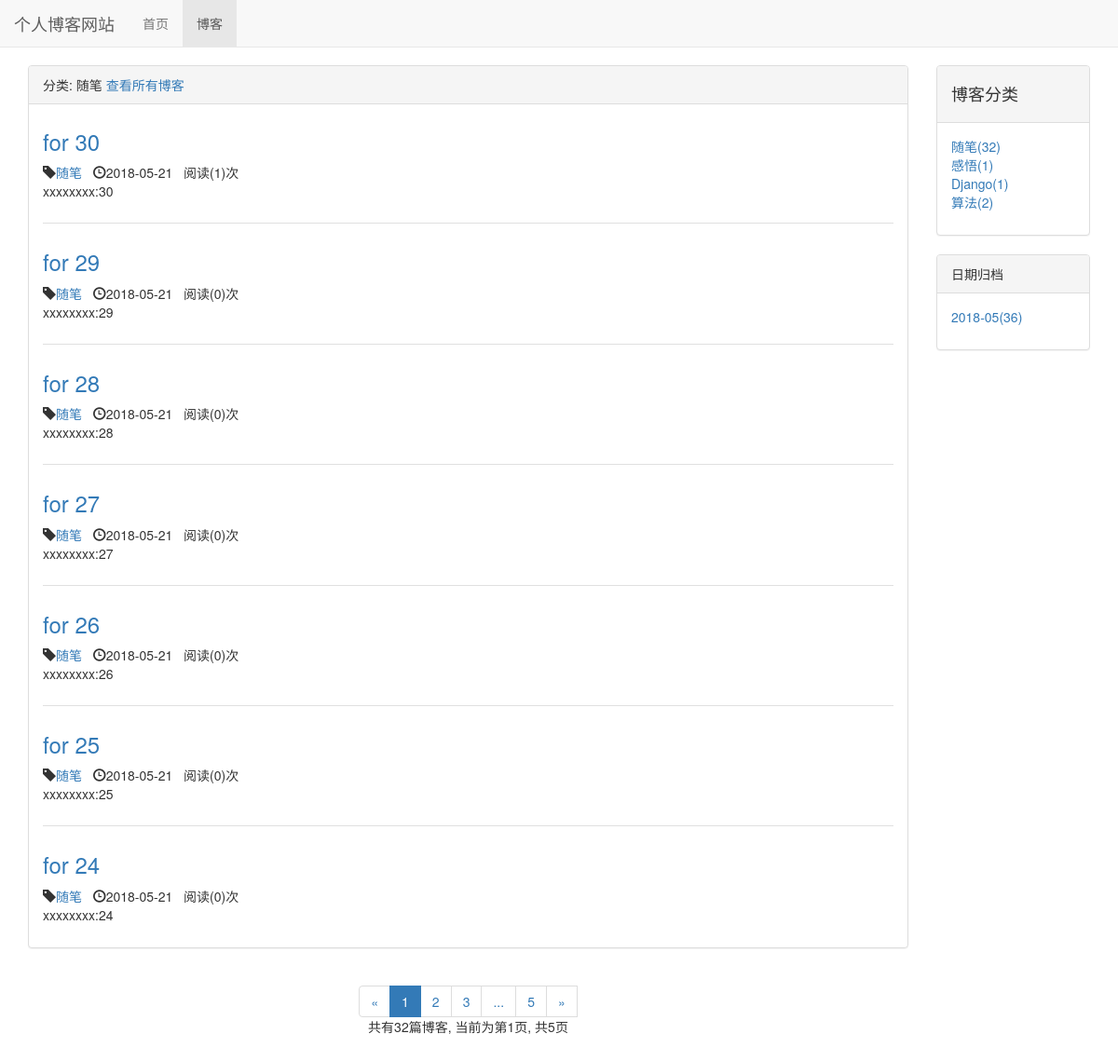
The page /blog/type/1 on the database as committed earlier.
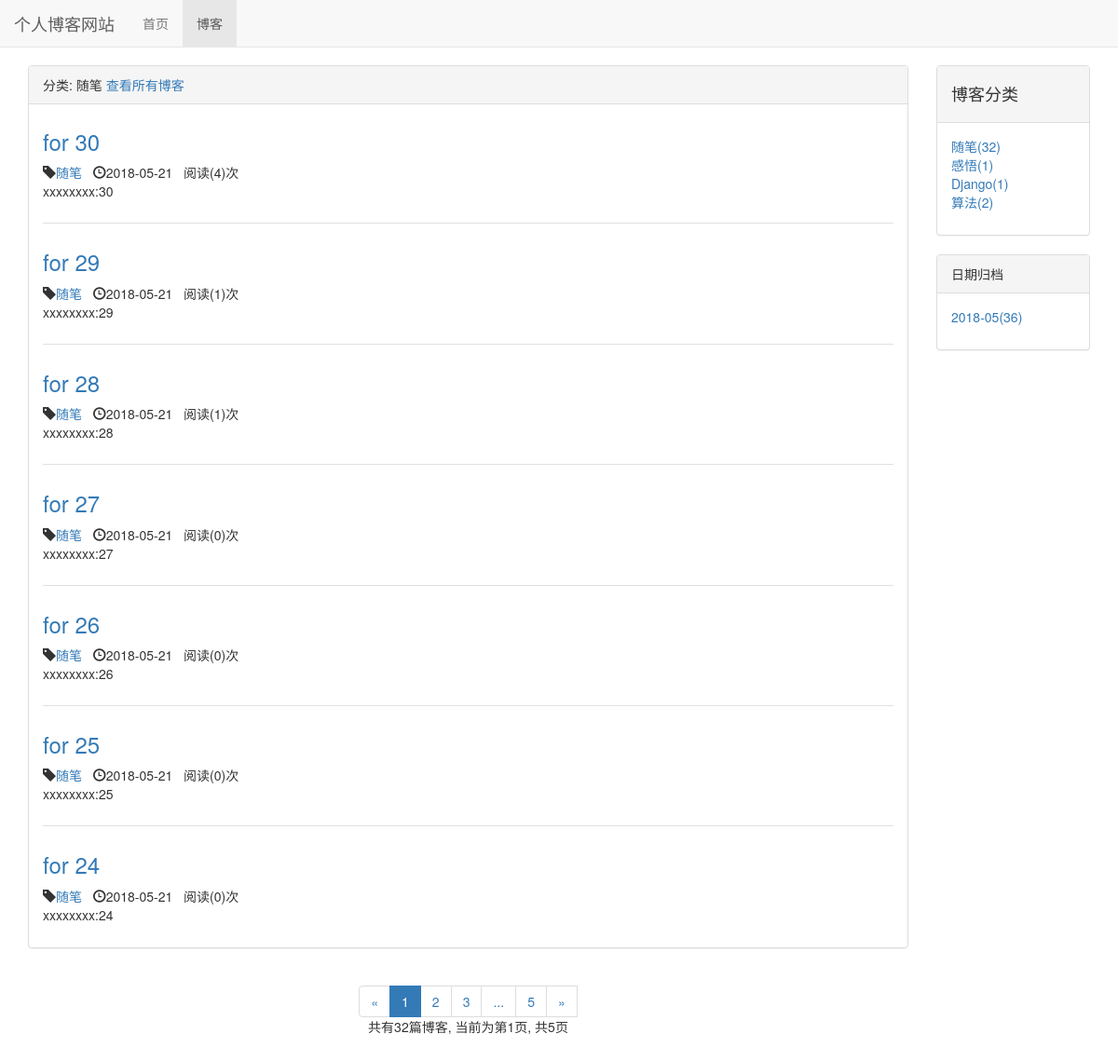
The same page on the database as committed later.
### blog/models.py (models this page shows, shortened)
class Blog(models.Model,ReadNUmExpandMethod):
    title = models.CharField(max_length=40)
    content = RichTextUploadingField()
    blog_type = models.ForeignKey(BlogType,on_delete=models.DO_NOTHING)
    author = models.ForeignKey(User,on_delete=models.DO_NOTHING)
    created_time = models.DateTimeField(auto_now_add=True)
    last_updated_time = models.DateTimeField(auto_now=True)
    class Meta:
        ordering =['-created_time']

class BlogType(models.Model):
    type_name = models.CharField(max_length=15)
    def __str__(self):
        return self.type_name

### read_statistics/models.py (models this page shows)
class ReadNum(models.Model):
    read_num = models.IntegerField(default=0)
    content_type = models.ForeignKey(ContentType, on_delete=models.DO_NOTHING)
    object_id = models.PositiveIntegerField()
    content_object = GenericForeignKey('content_type', 'object_id')

### blog/views.py (the view)
# urls.py: path('type/<int:blog_type_pk>',views.blogs_with_type,name="blogs_with_type"),   #博客类型
def blogs_with_type(request , blog_type_pk):
    blog_type = get_object_or_404(BlogType,pk=blog_type_pk)
    blogs_all_list = Blog.objects.filter(blog_type=blog_type)
    context = blog_list_common_data(request, blogs_all_list)
    context['blog_type'] = blog_type
    return  render_to_response('blog/blogs_with_type.html', context)

### read_statistics/models.py (called while the page is built)
    def get_read_num(self):
        try:
            ct = ContentType.objects.get_for_model(self)
            readnum = ReadNum.objects.get(content_type=ct, object_id=self.pk)
            return readnum.read_num
        except ObjectDoesNotExist:
            return 0

### blog/templates/blog/blogs_with_type.html (shortened to what this page needs)
{% extends 'blog/blog_list.html' %}
{% block blog_list_title %}
    分类: {{ blog_type.type_name }}
       <a href="{% url 'blog_list' %}">查看所有博客</a>
{% endblock %}

### blog/templates/blog/blog_list.html (shortened to what the changed rows need)
{% extends  'base.html' %}
{% load staticfiles %}
{% block header_extends %}
    <link rel="stylesheet" href="{% static 'blog/blog.css' %}">
{% endblock %}
{% block content%}
    <div class="container">
        <div class="row">
            <div class=" col-xs-12 col-sm-8 col-md-9 col-lg-10">
                <div class="panel panel-default">
                    <div class="panel-body">
                        {% for blog in blogs %}
                            <div class="blog">
                                 <h3><a href="{% url 'blog_detail' blog.pk %}">{{ blog.title }}</a></h3>
                                <p class="blog-info">
                                    <span class="glyphicon glyphicon-tag"></span><a href="{%  url 'blogs_with_type' blog.blog_type.pk %}">{{ blog.blog_type }}</a>&nbsp;&nbsp;
                                    <span class="glyphicon glyphicon-time"></span>{{ blog.created_time|date:"Y-m-d " }}&nbsp;&nbsp;阅读({{ blog.get_read_num }})次
                                </p>
                                 <p>{{ blog.content|striptags|truncatechars:120 }}</p>
                            </div>
                        {% empty %}
                            <div class="blog">
                                <h3>暂无博客,敬请期待</h3>
                            </div>
                        {% endfor %}
                    </div>
                </div>
            </div>
        </div>
    </div>
{% endblock %}

Rows that differ between the two databases and show on the page:
changed through a linked row, Blog "for 30": get_read_num "1" → "4"
computed for Blog "for 29": get_read_num "0" → "1"
computed for Blog "for 28": get_read_num "0" → "1"
